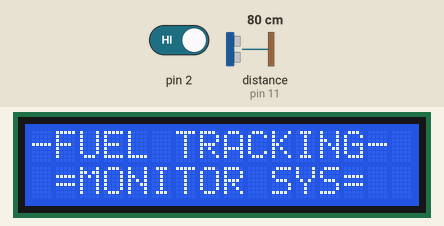
A sketch run on a simulated Arduino Uno, built with avr-gcc and run on an emulated ATmega328P. On the bench: 16×2 character LCD. Wiring (inferred from the names in the program): ultrasonic range finder: trigger pin 12; echo pin 11. Inputs (shaded band) come from the test bench; at power-on: pin 2 HIGH, distance to the obstacle (sensor on pin 11) 80 cm. The echo pulse lasts 58.3 µs per cm; what the sketch prints to the serial monitor is not drawn.

Above: at 1.7 s.
1.8 s: pin 2 driven LOW
At 3.7 s:
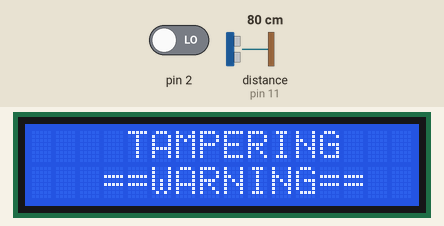
5.9 s: distance to the obstacle (sensor on pin 11) set to 2 cm
At 8.2 s:
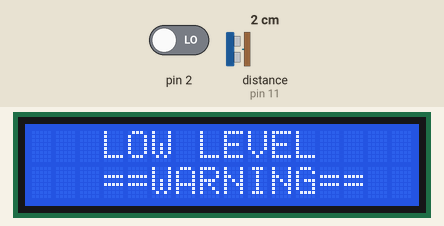
9.1 s: distance to the obstacle (sensor on pin 11) set to 35 cm
At 12.7 s:
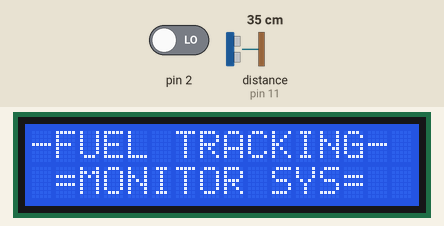
13.1 s: distance to the obstacle (sensor on pin 11) set to 4 cm
At 15.2 s:
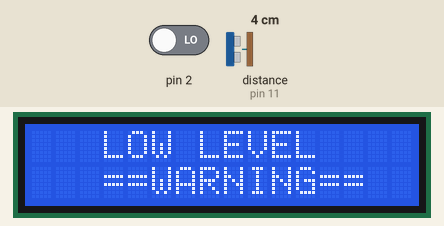
Timing chart, 0 to 16.7 s (numbered marks = the images above; inputs shaded):
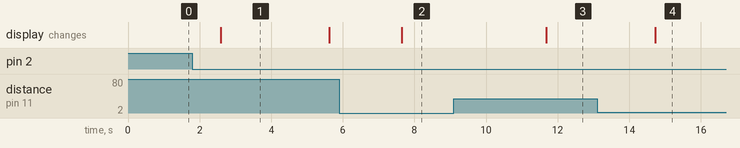

The sketch:

ArduinoCode.ino
```cpp
#include <LiquidCrystal.h>
#include <SoftwareSerial.h>
#define Trig_Pin 12
#define Echo_Pin 11
bool triggered = false;
String stringToPy = "";
SoftwareSerial virtualPort(9, 10);
long duration, distance;
long thredshold = 24;
LiquidCrystal lcd(8, 7, 6, 5, 4, 3);
bool thereWarning1 = false;
bool thereWarning2 = false;


void UpdateScreen(String text, uint8_t row, uint8_t column) {
  lcd.setCursor(column, row);
  lcd.print(text);
}

void welcomeScreen() {
  lcd.setCursor(0, 0);
  lcd.print("-FUEL TRACKING-");
  lcd.setCursor(0, 1);
  lcd.print(" =MONITOR SYS=");
}


void setup() {
  Serial.begin(9600);
  virtualPort.begin(9600);
  pinMode(Trig_Pin, OUTPUT);
  pinMode(Echo_Pin, INPUT);
  lcd.begin(16, 2);
  lcd.setCursor(0, 0);
  lcd.print("-FUEL TRACKING-");
  lcd.setCursor(0, 1);
  lcd.print(" =MONITOR SYS=");
  delay(500);
  attachInterrupt(digitalPinToInterrupt(2), signalTamper, FALLING);
}

void signalTamper() {
  Serial.println("-------------------------------------");
  triggered = true;
}

void LevelTracking() {
  digitalWrite(Trig_Pin, LOW);
  delayMicroseconds(2);
  digitalWrite(Trig_Pin, HIGH);
  delayMicroseconds(10);
  digitalWrite(Trig_Pin, LOW);
  duration = pulseIn(Echo_Pin, HIGH);
  distance = ((duration / 2) * 0.0343) + 1;
  Serial.print("Distance: ");
  Serial.print(distance);
  Serial.println(" cm");
}

void loop() {
  LevelTracking();
  delay(1000);

  if (triggered) {
    UpdateScreen("    TAMPERING   ", 0, 0);
    UpdateScreen("   ==WARNING== ", 1, 0);
    thereWarning1 = true;
    delay(2000);
  } else {
    thereWarning1 = false;
  }

  if (distance <= thredshold) {
    UpdateScreen("   LOW LEVEL    ", 0, 0);
    UpdateScreen("   ==WARNING== ", 1, 0);
    delay(1000);
    thereWarning2 = true;
  } else {
    thereWarning2 = false;
  }
  if (!thereWarning1 && !thereWarning2) {
    welcomeScreen();
  }

  if (triggered) {
    stringToPy.concat(triggered + "xx");
    triggered = false;
  } else {
    stringToPy.concat(String(triggered) + "xx");
  }

  // attaching the level
  stringToPy.concat(String(distance) + "xx");
  virtualPort.println(stringToPy);
  stringToPy = "";
}
```

Measured:
- after the input at 1.8 s, the display: changes after 0.80 s (image 1)
- after the input at 5.9 s, the display: changes after 1.7 s (image 2)
- after the input at 9.1 s, the display: changes after 2.6 s (image 3)
- after the input at 13.1 s, the display: changes after 1.6 s (image 4)
- what the display in image 1 shows lasts 3.0 s, from 2.6 s to 5.6 s
